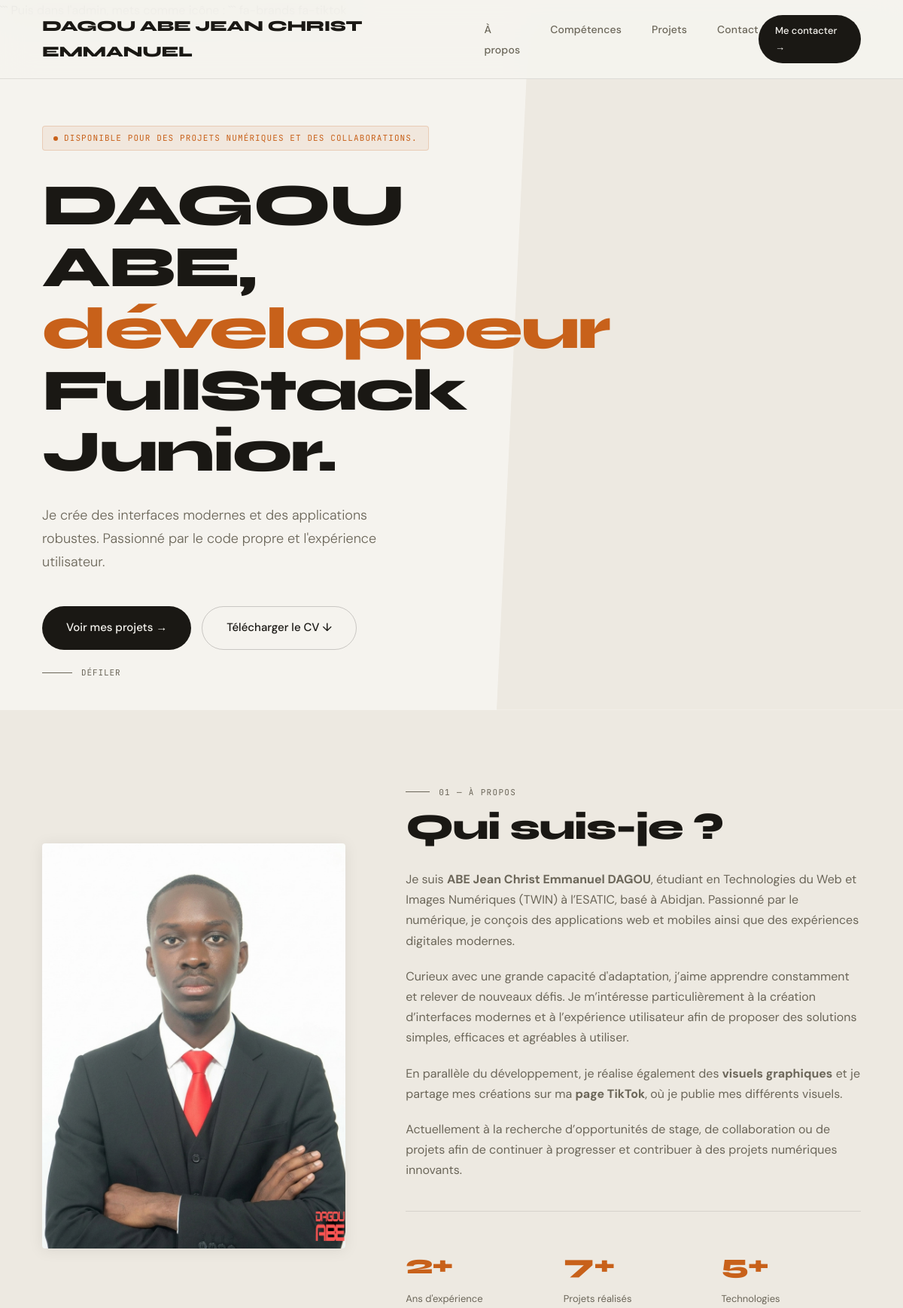
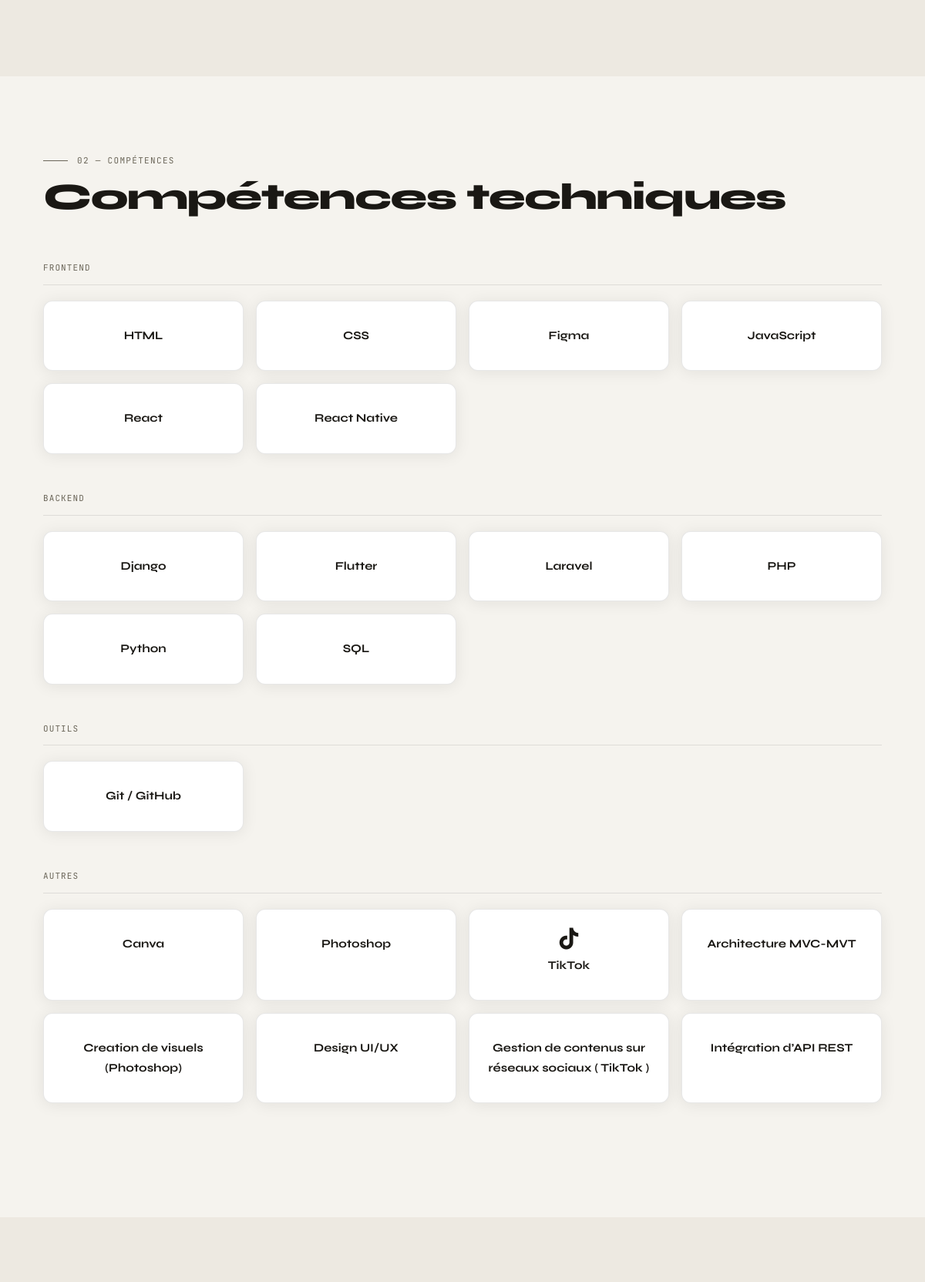
The page / (upper part) on the database its author committed (2 pictures, top to bottom).
### portfolio/models.py (models this page shows, shortened)
class Competence(models.Model):
    CATEGORIES = [
        ('frontend', 'Frontend'),
        ('backend', 'Backend'),
        ('outil', 'Outils'),
        ('autre', 'Autres'),
    ]
    nom = models.CharField(max_length=50)
    icone = models.CharField(max_length=100, default='💻')
    niveau = models.IntegerField(default=80, help_text="Niveau de 0 à 100")
    categorie = models.CharField(max_length=20, choices=CATEGORIES, default='frontend')
    description = models.CharField(max_length=100, blank=True)
    ordre = models.IntegerField(default=0)
    class Meta:
        ordering = ['ordre', 'nom']
        verbose_name = 'Compétence'
        verbose_name_plural = 'Compétences'

### portfolio/views.py (the view)
# urls.py: path('', views.home, name='home'),
def home(request):
    projets = Projet.objects.all()
    competences_frontend = Competence.objects.filter(categorie='frontend')
    competences_backend = Competence.objects.filter(categorie='backend')
    competences_outils = Competence.objects.filter(categorie='outil')
    competences_autres = Competence.objects.filter(categorie='autre')
    if request.method == 'POST':
        form = ContactForm(request.POST)
        if form.is_valid():
            msg = form.save()
            try:
                send_mail(
                    subject=f"[Portfolio] {msg.sujet}",
                    message=f"De: {msg.nom} <{msg.email}>\n\n{msg.message}",
                    from_email=msg.email,
                    recipient_list=['alex@example.com'],
                    fail_silently=True,
                )
            except Exception:
                pass
            messages.success(request, '✅ Message envoyé ! Je vous répondrai bientôt.')
            return redirect('home')
        else:
            messages.error(request, '❌ Veuillez corriger les erreurs dans le formulaire.')
    else:
        form = ContactForm()
    context = {
        'projets': projets,
        'competences_frontend': competences_frontend,
        'competences_backend': competences_backend,
        'competences_outils': competences_outils,
        'competences_autres': competences_autres,
        'form': form,
    }
    return render(request, 'portfolio/home.html', context)

### portfolio/models.py (called while the page is built)
    def get_technologies_list(self):
        return [t.strip() for t in self.technologies.split(',')]

### portfolio/templates/portfolio/home.html (shortened to what this page needs)
{% load static %}
<!DOCTYPE html>
<html lang="fr">
<head>
<link rel="stylesheet" href="https://cdn.jsdelivr.net/gh/devicons/devicon@latest/devicon.min.css">
<link rel="stylesheet" href="https://cdnjs.cloudflare.com/ajax/libs/font-awesome/6.5.0/css/all.min.css">
</head>
<body>
<nav>
  <a href="#" class="logo">DAGOU ABE JEAN CHRIST EMMANUEL</a>
  <ul class="nav-links">
    <li><a href="#about">À propos</a></li>
    <li><a href="#skills">Compétences</a></li>
    <li><a href="#projects">Projets</a></li>
    <li><a href="#contact">Contact</a></li>
  </ul>
  <a href="#contact" class="nav-cta">Me contacter →</a>
</nav>
<section class="hero">
  <div class="hero-bg"></div>
  <div class="hero-content">
    <div class="hero-tag"><span></span> Disponible pour des projets numériques et des collaborations.</div>
    <h1>DAGOU ABE,<br><em>développeur</em><br>FullStack Junior.</h1>
    <p class="hero-desc">Je crée des interfaces modernes et des applications robustes. Passionné par le code propre et l'expérience utilisateur.</p>
    <div class="hero-cta">
      <a href="#projects" class="btn btn-primary">Voir mes projets →</a>
      <a href="/media/ABE JEAN CHRIST EMMANUEL DAGOU CV DEVELOPPEUR WEB.pdf" download="CV_DAGOU_ABE_JEAN_CHRIST_EMMANUEL.pdf" class="btn btn-outline">
  Télécharger le CV ↓
</a>
    </div>
  </div>
  <div class="hero-scroll">
    <div class="scroll-line"></div>
    Défiler
  </div>
</section>
<div class="about-section" id="about">
  <div class="about-inner">
    <div class="about-grid">
      <div class="about-photo">
  <img src="/media/portfolio.jpg" alt="Alex Dupont" style="width:100%;height:100%;object-fit:cover;position:absolute;inset:0;">
</div>
      <div class="about-text">
        <div class="section-num">01 — À propos</div>
        <h2 style="margin-bottom:28px;">Qui suis-je ?</h2>
<p>
Je suis <strong>ABE Jean Christ Emmanuel DAGOU</strong>, étudiant en Technologies du Web et Images Numériques (TWIN) à l’ESATIC, basé à Abidjan. Passionné par le numérique, je conçois des applications web et mobiles ainsi que des expériences digitales modernes.
</p>
<p>
Curieux avec une grande capacité d'adaptation, j’aime apprendre constamment et relever de nouveaux défis. Je m’intéresse particulièrement à la création d’interfaces modernes et à l’expérience utilisateur afin de proposer des solutions simples, efficaces et agréables à utiliser.
</p>
<p>
En parallèle du développement, je réalise également des <strong>visuels graphiques</strong> et je partage mes créations sur ma <strong>page TikTok</strong>, où je publie mes différents visuels.
</p>
<p>
Actuellement à la recherche d’opportunités de stage, de collaboration ou de projets afin de continuer à progresser et contribuer à des projets numériques innovants.
</p>
        <div class="about-stats">
          <div>
            <div class="stat-num">2+</div>
            <div class="stat-label">Ans d'expérience</div>
          </div>
          <div>
            <div class="stat-num">7+</div>
            <div class="stat-label">Projets réalisés</div>
          </div>
          <div>
            <div class="stat-num">5+</div>
            <div class="stat-label">Technologies</div>
          </div>
        </div>
      </div>
    </div>
  </div>
</div>
<div id="skills">
  <div class="section-wrap">
    <div class="section-header">
      <div class="section-num">02 — Compétences</div>
      <h2>Compétences techniques</h2>
    </div>
    {% if competences_frontend %}
    <div class="skills-category">
      <div class="cat-label">Frontend</div>
      <div class="skills-grid">
        {% for c in competences_frontend %}
        <div class="skill-card">
          <div class="skill-header">
            <span class="skill-name">{{ c.nom }}</span>
          </div>
        </div>
        {% endfor %}
      </div>
    </div>
    {% endif %}
    {% if competences_backend %}
    <div class="skills-category">
      <div class="cat-label">Backend</div>
      <div class="skills-grid">
        {% for c in competences_backend %}
        <div class="skill-card">
          <div class="skill-header">
            <span class="skill-name">{{ c.nom }}</span>
          </div>
        </div>
        {% endfor %}
      </div>
    </div>
    {% endif %}
    {% if competences_outils %}
    <div class="skills-category">
      <div class="cat-label">Outils</div>
      <div class="skills-grid">
        {% for c in competences_outils %}
        <div class="skill-card">
          <div class="skill-header">
            <span class="skill-name">{{ c.nom }}</span>
          </div>
        </div>
        {% endfor %}
      </div>
    </div>
    {% endif %}
    {% if competences_autres %}
<div class="skills-category">
  <div class="cat-label">Autres</div>
  <div class="skills-grid">
    {% for c in competences_autres %}
    <div class="skill-card">
      <div class="skill-header">
        <i class="{{ c.icone }}" style="font-size:28px;"></i>
        <span class="skill-name">{{ c.nom }}</span>
      </div>
    </div>
    {% endfor %}
  </div>
</div>
{% endif %}
  </div>
</div>
<div id="projects" style="background:var(--bg2);">
  <div class="section-wrap">
  </div>
</div>
</body>
</html>

### rows shown on the page
Competence: nom "HTML"
Competence: nom "CSS"
Competence: nom "Figma"
Competence: nom "JavaScript"
Competence: nom "React"
Competence: nom "React Native"
Competence: nom "Django"
Competence: nom "Flutter"
Competence: nom "Laravel"
Competence: nom "PHP"
Competence: nom "Python"
Competence: nom "SQL"
Competence: nom "Git / GitHub"
Competence: nom "Canva"
Competence: nom "Photoshop"
Competence: nom "TikTok"
Competence: nom "Architecture MVC-MVT"
Competence: nom "Creation de visuels (Photoshop)"
Competence: nom "Design UI/UX"
Competence: nom "Gestion de contenus sur réseaux sociaux ( TikTok )"
Competence: nom "Intégration d’API REST"
